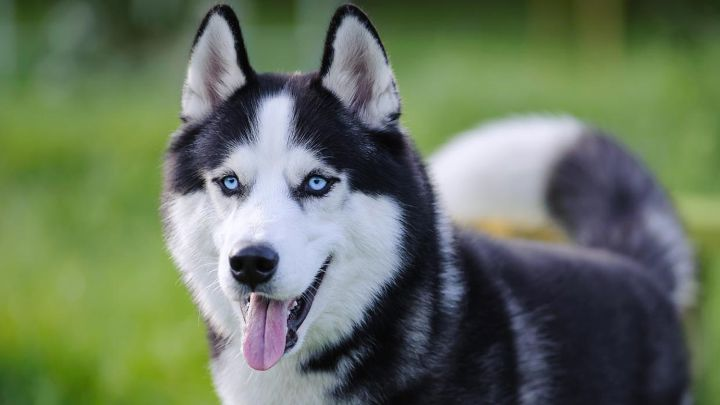
#> input picture NLP/Actividades/Evidencia-2/perro.jpg, 720 x 405 px
$ jupyter execute evidencia-2.ipynb
#> lines starting #> are read from the running program, lines starting #| are printed output that depends on the picture
### Evidencia 2

[cell 1]
import numpy as np
import matplotlib.pyplot as plt

import cv2 as cv

#### 1. Selecciona dos imágenes distintas de tu computadora, cárgalas dentro del notebook y asígnalas a dos variables en Python usando OpenCV. Asegúrate de que sean de extensión .jpg, .jpeg o .png.

[cell 2]
dog_img = cv.imread('perro.jpg')
#> dog_img is the input picture: shape (405, 720, 3); mean B, G, R 93.9, 116.4, 102.9
cat_img = cv.imread('gato.jpg')
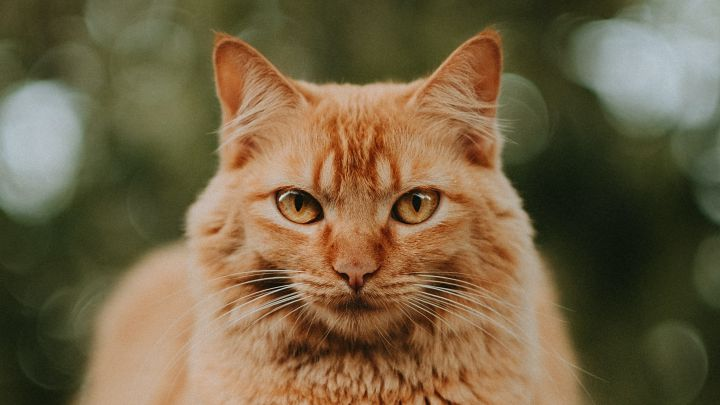
#> input picture NLP/Actividades/Evidencia-2/gato.jpg, 720 x 405 px
#> cat_img is the input picture: shape (405, 720, 3); mean B, G, R 68.6, 98.7, 115

[cell 3]
def display_image(img):
    plt.imshow(cv.cvtColor(img, cv.COLOR_BGR2RGB), cmap='gray')

[cell 4]
display_image(dog_img)

[cell 5]
display_image(cat_img)

#### 2. Utilizando el método addWeighted en OpenCV, fusiona ambas imágenes con un valor de alpha de 30 y un valor de beta de 70 e imprime el resultado final.

[cell 6]
imagen_final = cv.addWeighted(src1=dog_img,alpha=0.3,src2=cat_img,beta=0.7,gamma=0)
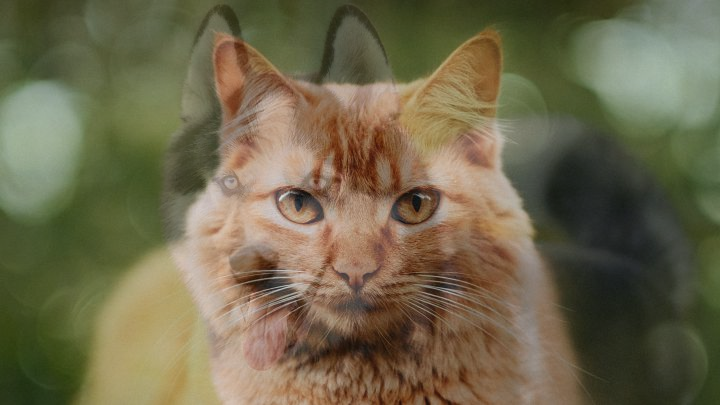
#> imagen_final: shape (405, 720, 3); mean B, G, R 76.2, 104, 111.4
display_image(imagen_final)

#### 3. Describe lo que hace el método addWeighted y cómo sus parámetros afectan al resultado final.

El metodo addWeighted permite unir dos imágenes en una sola, agregando un peso a cada imagen. Los pesos son especificados a través de los parámetros alpha (peso de la primera imagen) y beta (peso de la segunda imagen). El valor de los pesos generalmente es en un rango de 0 - 1. Cuando el valor del peso es muy pequeño o cercano a cero la imagen se ve más traslucida, mientras que cuando el valor del peso es más grande o cercano a 1 la imagen se ve más nítida.

#### 4. Selecciona una de las imágenes anteriores y modifica su contraste y brillo utilizando NumPy e imprime el resultado final.

[cell 7]
def brillo_contraste(image, brillo=0, contraste=1.0):
    # new_image(i,j) = contraste*image(i,j) + brillo
#> called with brillo = 50, contraste = 2
    new_image = np.zeros(image.shape, image.dtype)
    for y in range(image.shape[0]):
        for x in range(image.shape[1]):
            for c in range(image.shape[2]):
                new_image[y,x,c] = np.clip(contraste*image[y,x,c] + brillo, 0, 255)
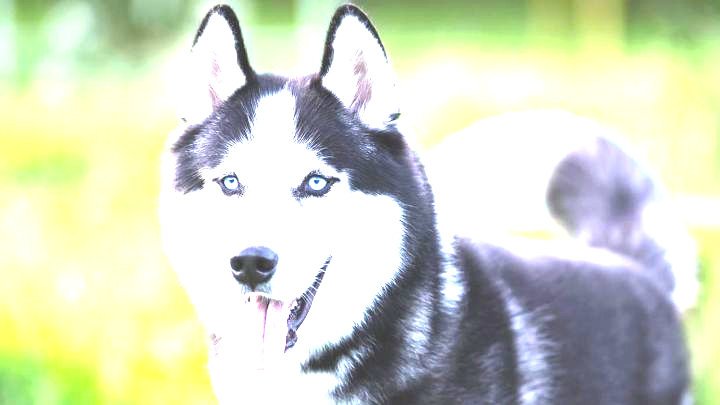
#> new_image: shape (405, 720, 3); mean B, G, R 195.3, 216.4, 209.6
    return new_image

[cell 8]
dog_2_img = brillo_contraste(dog_img, 50, 2.0)
display_image(dog_2_img)

#### 5. Explica la diferencia entre brillo y contraste en términos de la transformación realizada en el punto anterior.

El brillo es la propiedad de una imagen que nos permite ver con mayor claridad los objetos, mientras que el contraste es la diferencia de intensidad de luz que hay entre los tonos claros y obscuros de una imagen.

En términos de la trasformación realizada en el punto anterior, cuando se aporta más brillo a una imagen básicamente se está aumentando (sumando) valor al pixel para acercarlo a un tono más claro (proximo a 255). Por otra parte, cuando se aumenta el contraste en una imagen se está aumentando la relacion que hay entre los pixeles claro y obscuros, al aumentar esta relación se está oscureciendo mas las sombras y las tonalidades obscuras, mientras que las tonalidades claras se hacen mas claras, esto se logra por medio de la multiplicación de una constante por el valor del pixel, esta multiplicacion hace que para valores muy grandes del pixel aumente considerablemente a comparacion de los valores pequeños del pixel, aumentando la diferencia entre ambos.

#### 6. Selecciona una de las imágenes del punto 1 y suavízala aplicando filtros medio, Gaussiano y bilateral, e imprime el resultado final.

[cell 9]
from scipy import ndimage

[cell 10]
# FILTRO GAUSSIANO
cat_img_gray = cv.cvtColor(cat_img, cv.COLOR_BGR2GRAY)
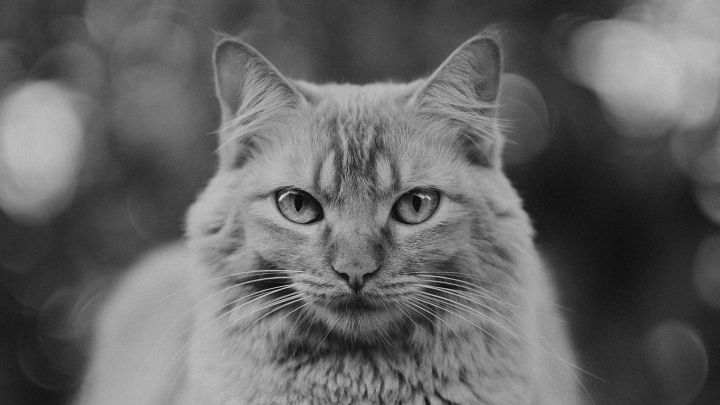
#> cat_img_gray: shape (405, 720); min 4, max 228, mean 100.1
img_res = ndimage.gaussian_filter(cat_img_gray, sigma=3)
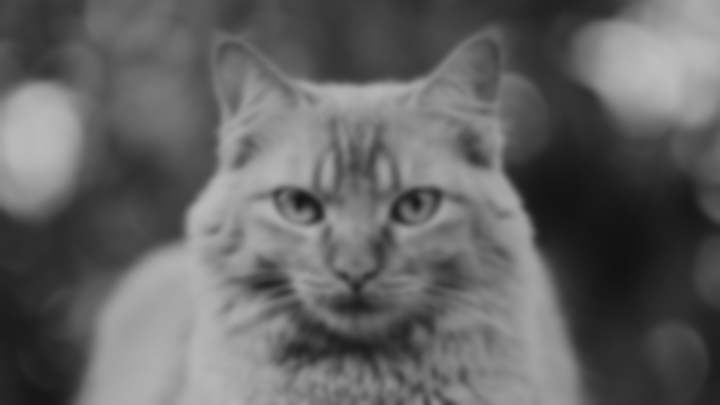
#> img_res: shape (405, 720); min 17, max 189, mean 99.1
display_image(img_res)

[cell 11]
# FILTRO MEDIO
img_res = ndimage.median_filter(cat_img_gray, 3)
display_image(img_res)

[cell 12]
# FILTRO BILATERAL
img_res = cv.bilateralFilter(cat_img_gray, 15, 75, 75)
display_image(img_res)

#### 7. Explica los resultados obtenidos del punto anterior.

**Filtro Gaussiano**
Elimina el ruido de la imagen, la imagen resultante se ve borrosa dependiendo del sigma aplicado.

**Filtro Medio**
Le quita el ruido a la imagen preservando mejor los bordes, la imagen se ve levemente borrosa.

**Filtro Bilateral**
Al igual que el filtro medio tambien es usado para reducir el ruido en la imagen preservando mejor los bordes, pero la imagen se ve mas borrosa que el filtro medio.

#### 8. Selecciona una de las imágenes del punto 1 y modifícala usando erosión y dilatación. Utiliza tres tipos diferentes de kernel: MORPH_RECT, MORPH_CROSS y MORPH_ELLIPSE

[cell 13]
dog_img_gray = cv.cvtColor(dog_img, cv.COLOR_BGR2GRAY)
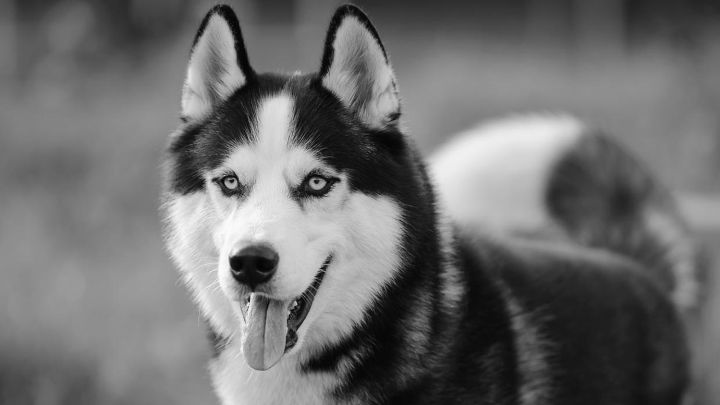
#> dog_img_gray: shape (405, 720); min 0, max 254, mean 109.8

# EROSION - MORPH_RECT
kernel = cv.getStructuringElement(cv.MORPH_RECT, (4, 4))
img_res = cv.erode(dog_img_gray.copy(), kernel, iterations = 1)
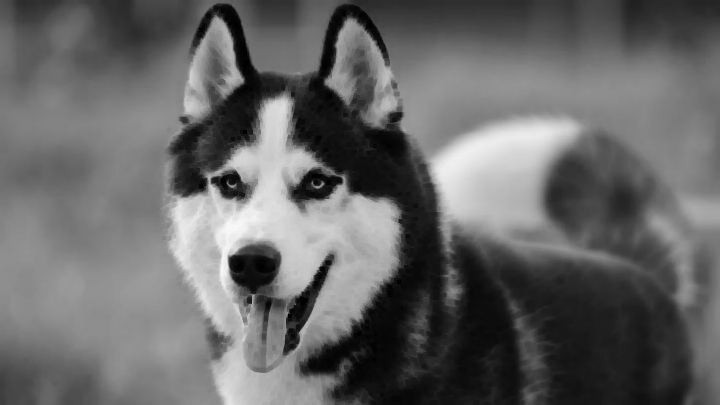
#> img_res: shape (405, 720); min 0, max 249, mean 102.7
display_image(img_res)

[cell 14]
# EROSION - MORPH_CROSS
kernel = cv.getStructuringElement(cv.MORPH_CROSS, (4, 4))
img_res = cv.erode(dog_img_gray.copy(), kernel, iterations = 1)
display_image(img_res)

[cell 15]
# EROSION - MORPH_ELLIPSE
kernel = cv.getStructuringElement(cv.MORPH_ELLIPSE, (4, 4))
img_res = cv.erode(dog_img_gray.copy(), kernel, iterations = 1)
display_image(img_res)

[cell 16]
# DILATACION - MORPH_RECT
kernel = cv.getStructuringElement(cv.MORPH_RECT, (4, 4))
img_res = cv.dilate(dog_img_gray.copy(), kernel, iterations = 1)
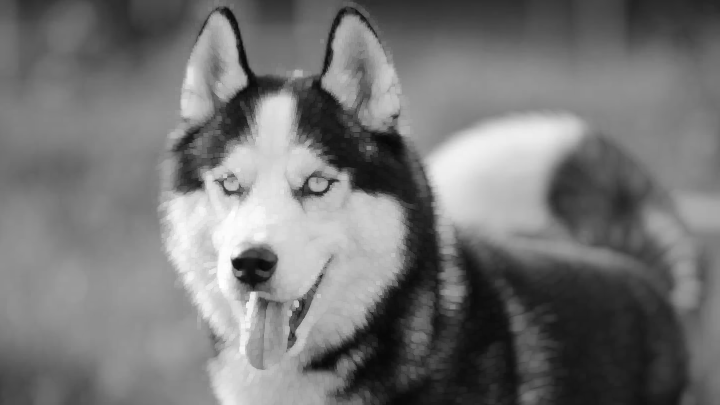
#> img_res: shape (405, 720); min 7, max 254, mean 116.8
display_image(img_res)

[cell 17]
# DILATACION - MORPH_CROSS
kernel = cv.getStructuringElement(cv.MORPH_CROSS, (4, 4))
img_res = cv.dilate(dog_img_gray.copy(), kernel, iterations = 1)
display_image(img_res)

[cell 18]
# DILATACION - MORPH_ELLIPSE
kernel = cv.getStructuringElement(cv.MORPH_ELLIPSE, (4, 4))
img_res = cv.dilate(dog_img_gray.copy(), kernel, iterations = 1)
display_image(img_res)
